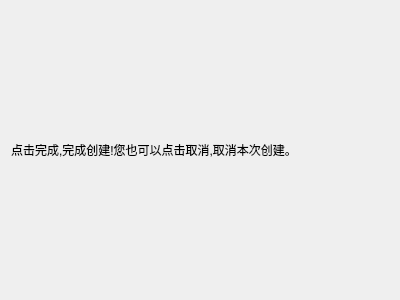
<?xml version="1.0" encoding="UTF-8"?>
<ui version="4.0">
 <class>ConfirmPage</class>
 <widget class="QWizardPage" name="ConfirmPage">
  <property name="geometry">
   <rect>
    <x>0</x>
    <y>0</y>
    <width>400</width>
    <height>300</height>
   </rect>
  </property>
  <property name="windowTitle">
   <string>WizardPage</string>
  </property>
  <layout class="QHBoxLayout" name="horizontalLayout">
   <item>
    <widget class="QLabel" name="label">
     <property name="text">
      <string>点击完成,完成创建!您也可以点击取消,取消本次创建。</string>
     </property>
    </widget>
   </item>
  </layout>
 </widget>
 <resources/>
 <connections/>
</ui>
